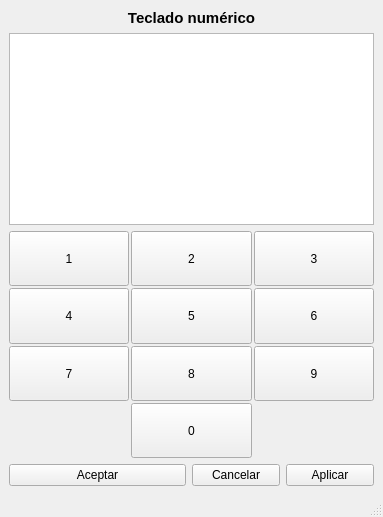
<?xml version="1.0" encoding="UTF-8"?>
<ui version="4.0">
 <class>MainWindow</class>
 <widget class="QMainWindow" name="MainWindow">
  <property name="geometry">
   <rect>
    <x>0</x>
    <y>0</y>
    <width>383</width>
    <height>517</height>
   </rect>
  </property>
  <property name="windowTitle">
   <string>Teclado numérico</string>
  </property>
  <widget class="QWidget" name="centralwidget">
   <layout class="QVBoxLayout" name="verticalLayout_2">
    <item>
     <layout class="QVBoxLayout" name="verticalLayout">
      <item>
       <widget class="QLabel" name="label">
        <property name="font">
         <font>
          <pointsize>11</pointsize>
          <bold>true</bold>
         </font>
        </property>
        <property name="text">
         <string>Teclado numérico</string>
        </property>
        <property name="alignment">
         <set>Qt::AlignCenter</set>
        </property>
       </widget>
      </item>
      <item>
       <widget class="QTextEdit" name="textEdit">
        <property name="sizePolicy">
         <sizepolicy hsizetype="Expanding" vsizetype="Fixed">
          <horstretch>0</horstretch>
          <verstretch>0</verstretch>
         </sizepolicy>
        </property>
       </widget>
      </item>
      <item>
       <layout class="QGridLayout" name="gridLayout">
        <property name="spacing">
         <number>2</number>
        </property>
        <item row="5" column="2">
         <widget class="QPushButton" name="pushButton_9">
          <property name="sizePolicy">
           <sizepolicy hsizetype="Minimum" vsizetype="Expanding">
            <horstretch>0</horstretch>
            <verstretch>0</verstretch>
           </sizepolicy>
          </property>
          <property name="minimumSize">
           <size>
            <width>100</width>
            <height>50</height>
           </size>
          </property>
          <property name="baseSize">
           <size>
            <width>0</width>
            <height>0</height>
           </size>
          </property>
          <property name="text">
           <string>9</string>
          </property>
         </widget>
        </item>
        <item row="5" column="0">
         <widget class="QPushButton" name="pushButton_7">
          <property name="sizePolicy">
           <sizepolicy hsizetype="Minimum" vsizetype="Expanding">
            <horstretch>0</horstretch>
            <verstretch>0</verstretch>
           </sizepolicy>
          </property>
          <property name="minimumSize">
           <size>
            <width>100</width>
            <height>50</height>
           </size>
          </property>
          <property name="baseSize">
           <size>
            <width>0</width>
            <height>0</height>
           </size>
          </property>
          <property name="text">
           <string>7</string>
          </property>
         </widget>
        </item>
        <item row="1" column="0">
         <widget class="QPushButton" name="pushButton_3">
          <property name="sizePolicy">
           <sizepolicy hsizetype="Minimum" vsizetype="Expanding">
            <horstretch>0</horstretch>
            <verstretch>0</verstretch>
           </sizepolicy>
          </property>
          <property name="minimumSize">
           <size>
            <width>100</width>
            <height>50</height>
           </size>
          </property>
          <property name="baseSize">
           <size>
            <width>0</width>
            <height>0</height>
           </size>
          </property>
          <property name="text">
           <string>4</string>
          </property>
         </widget>
        </item>
        <item row="0" column="0">
         <widget class="QPushButton" name="pushButton">
          <property name="sizePolicy">
           <sizepolicy hsizetype="Minimum" vsizetype="Expanding">
            <horstretch>0</horstretch>
            <verstretch>0</verstretch>
           </sizepolicy>
          </property>
          <property name="minimumSize">
           <size>
            <width>100</width>
            <height>50</height>
           </size>
          </property>
          <property name="baseSize">
           <size>
            <width>0</width>
            <height>0</height>
           </size>
          </property>
          <property name="text">
           <string>1</string>
          </property>
         </widget>
        </item>
        <item row="5" column="1">
         <widget class="QPushButton" name="pushButton_8">
          <property name="sizePolicy">
           <sizepolicy hsizetype="Minimum" vsizetype="Expanding">
            <horstretch>0</horstretch>
            <verstretch>0</verstretch>
           </sizepolicy>
          </property>
          <property name="minimumSize">
           <size>
            <width>100</width>
            <height>50</height>
           </size>
          </property>
          <property name="baseSize">
           <size>
            <width>0</width>
            <height>0</height>
           </size>
          </property>
          <property name="text">
           <string>8</string>
          </property>
         </widget>
        </item>
        <item row="0" column="1">
         <widget class="QPushButton" name="pushButton_2">
          <property name="sizePolicy">
           <sizepolicy hsizetype="Minimum" vsizetype="Expanding">
            <horstretch>0</horstretch>
            <verstretch>0</verstretch>
           </sizepolicy>
          </property>
          <property name="minimumSize">
           <size>
            <width>100</width>
            <height>50</height>
           </size>
          </property>
          <property name="baseSize">
           <size>
            <width>0</width>
            <height>0</height>
           </size>
          </property>
          <property name="text">
           <string>2</string>
          </property>
         </widget>
        </item>
        <item row="1" column="1">
         <widget class="QPushButton" name="pushButton_5">
          <property name="sizePolicy">
           <sizepolicy hsizetype="Minimum" vsizetype="Expanding">
            <horstretch>0</horstretch>
            <verstretch>0</verstretch>
           </sizepolicy>
          </property>
          <property name="minimumSize">
           <size>
            <width>100</width>
            <height>50</height>
           </size>
          </property>
          <property name="baseSize">
           <size>
            <width>0</width>
            <height>0</height>
           </size>
          </property>
          <property name="text">
           <string>5</string>
          </property>
         </widget>
        </item>
        <item row="6" column="1">
         <widget class="QPushButton" name="pushButton_10">
          <property name="sizePolicy">
           <sizepolicy hsizetype="Minimum" vsizetype="Expanding">
            <horstretch>0</horstretch>
            <verstretch>0</verstretch>
           </sizepolicy>
          </property>
          <property name="minimumSize">
           <size>
            <width>100</width>
            <height>50</height>
           </size>
          </property>
          <property name="baseSize">
           <size>
            <width>0</width>
            <height>0</height>
           </size>
          </property>
          <property name="text">
           <string>0</string>
          </property>
         </widget>
        </item>
        <item row="0" column="2">
         <widget class="QPushButton" name="pushButton_4">
          <property name="sizePolicy">
           <sizepolicy hsizetype="Minimum" vsizetype="Expanding">
            <horstretch>0</horstretch>
            <verstretch>0</verstretch>
           </sizepolicy>
          </property>
          <property name="minimumSize">
           <size>
            <width>100</width>
            <height>50</height>
           </size>
          </property>
          <property name="baseSize">
           <size>
            <width>0</width>
            <height>0</height>
           </size>
          </property>
          <property name="text">
           <string>3</string>
          </property>
         </widget>
        </item>
        <item row="1" column="2">
         <widget class="QPushButton" name="pushButton_6">
          <property name="sizePolicy">
           <sizepolicy hsizetype="Minimum" vsizetype="Expanding">
            <horstretch>0</horstretch>
            <verstretch>0</verstretch>
           </sizepolicy>
          </property>
          <property name="minimumSize">
           <size>
            <width>100</width>
            <height>50</height>
           </size>
          </property>
          <property name="baseSize">
           <size>
            <width>0</width>
            <height>0</height>
           </size>
          </property>
          <property name="text">
           <string>6</string>
          </property>
         </widget>
        </item>
       </layout>
      </item>
      <item>
       <layout class="QHBoxLayout" name="horizontalLayout">
        <item>
         <widget class="QPushButton" name="pushButton_11">
          <property name="sizePolicy">
           <sizepolicy hsizetype="Minimum" vsizetype="Fixed">
            <horstretch>2</horstretch>
            <verstretch>0</verstretch>
           </sizepolicy>
          </property>
          <property name="text">
           <string>Aceptar</string>
          </property>
         </widget>
        </item>
        <item>
         <widget class="QPushButton" name="pushButton_12">
          <property name="sizePolicy">
           <sizepolicy hsizetype="Minimum" vsizetype="Fixed">
            <horstretch>1</horstretch>
            <verstretch>0</verstretch>
           </sizepolicy>
          </property>
          <property name="text">
           <string>Cancelar</string>
          </property>
         </widget>
        </item>
        <item>
         <widget class="QPushButton" name="pushButton_13">
          <property name="sizePolicy">
           <sizepolicy hsizetype="Minimum" vsizetype="Fixed">
            <horstretch>1</horstretch>
            <verstretch>0</verstretch>
           </sizepolicy>
          </property>
          <property name="text">
           <string>Aplicar</string>
          </property>
         </widget>
        </item>
       </layout>
      </item>
     </layout>
    </item>
   </layout>
  </widget>
  <widget class="QStatusBar" name="statusbar"/>
 </widget>
 <resources/>
 <connections/>
</ui>
